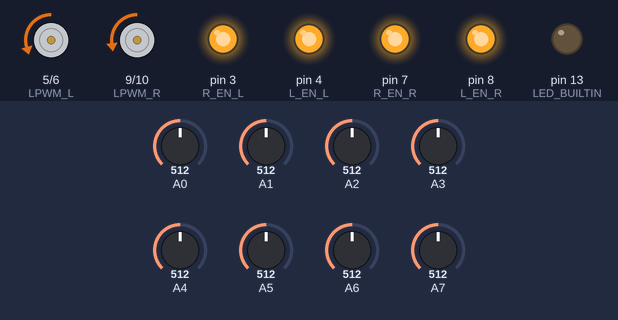
The sketch below on a simulated Arduino Nano, built with avr-gcc and run on an emulated ATmega328P. On the bench: motor-driver pin pairs drawn as motors (green arrow = first pin HIGH = forward, orange = second pin HIGH = backward, longer = more drive), output pins drawn as LEDs (lit = HIGH). The inputs (shaded band) are chosen by the test bench; at power-on: A0 = 512, A5 = 512, A4 = 512, A2 = 512, A6 = 512, A1 = 512, A3 = 512, A7 = 512. What the sketch prints to the serial monitor is not drawn.

Above: at 11.2 s.
11.3 s: A0 set to 716
At 11.6 s:
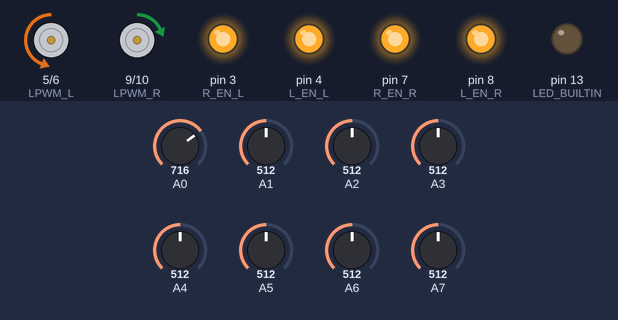
12.8 s: A5 set to 716
At 13.7 s:
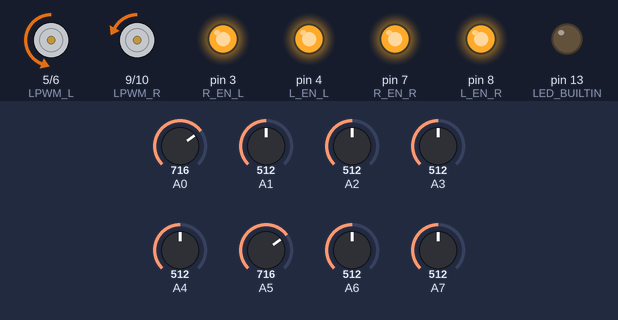
14.3 s: A4 set to 716
At 15.0 s:
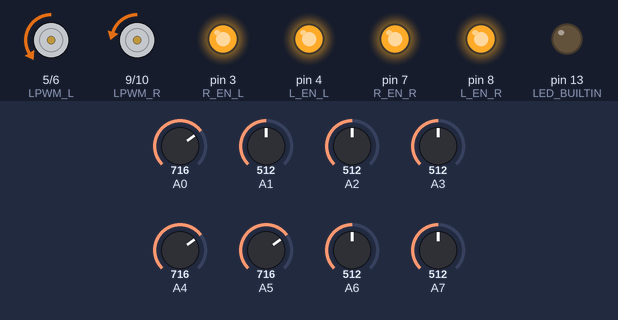
15.8 s: A2 set to 716
At 16.4 s:
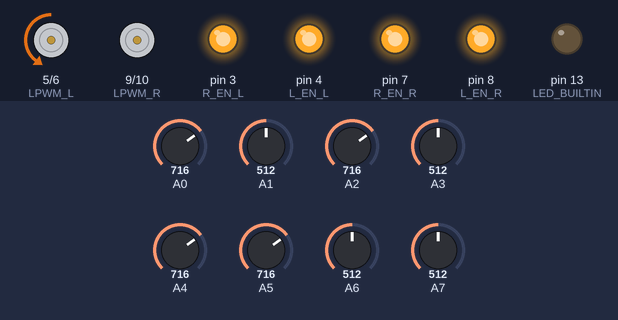
17.3 s: A6 set to 716
At 18.4 s:
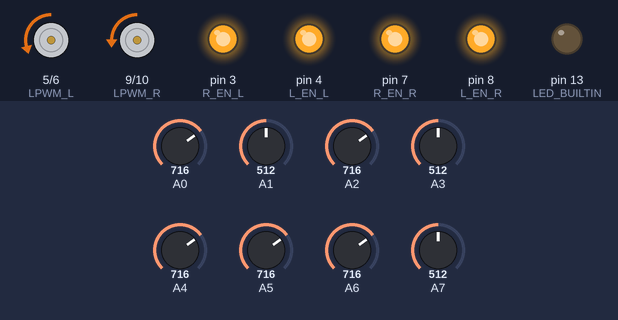
Timing chart, 0 to 20.3 s (numbered marks = the images above; inputs shaded):
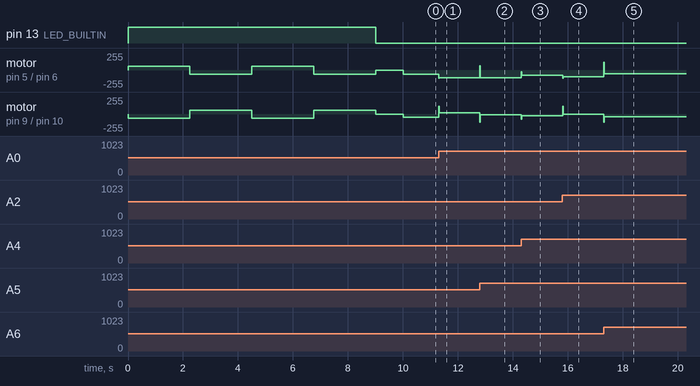

The sketch:

mega_qtr_pid_motor_i2c_slave.ino
```cpp
#include <Wire.h>
#include <QTRSensors.h>

// ---- PID Ayarları ----
float Kp = 0.4;
float Kd = 2.0;
float Ki = 0.0;
int rightMaxSpeed = 120;   // Maksimum hız
int leftMaxSpeed = 120;
int rightBaseSpeed = 50;   // Temel hız
int leftBaseSpeed = 50;

// ---- Motor Pinleri (BTS7960B) ----
// Sağ Motor
#define RPWM_R 10   // Sağ motor ileri PWM
#define LPWM_R 9  // Sağ motor geri PWM
#define R_EN_R 7   // Sağ motor R_EN
#define L_EN_R 8   // Sağ motor L_EN

// Sol Motor
#define RPWM_L 6   // Sol motor ileri PWM
#define LPWM_L 5   // Sol motor geri PWM
#define R_EN_L 3   // Sol motor R_EN
#define L_EN_L 4   // Sol motor L_EN

// ---- QTR Sensör Ayarları ----
QTRSensors qtr;
const uint8_t SensorCount = 8;
uint16_t sensorValues[SensorCount];

int lastError = 0;
float integral = 0;

// I²C'den gelen değerler
volatile int i2cTargetSpeed = 50;
volatile float i2cKp = 0.4;
volatile float i2cKi = 0.0;
volatile float i2cKd = 2.0;
volatile bool newDataReceived = false;

// Son motor hızları (I²C response için)
int lastRightSpeed = 0;
int lastLeftSpeed = 0;

// ---------------- I²C Event Fonksiyonları ----------------
void receiveEvent(int howMany) {
  String incoming = "";
  while (Wire.available()) {
    char c = Wire.read();
    incoming += c;
  }

  // Format: H:100;KP:1.2;KI:0.1;KD:0.2
  if (incoming.length() > 0) {
    parseI2CData(incoming);
    newDataReceived = true;
  }
}

void parseI2CData(String data) {
  int hIndex = data.indexOf("H:");
  int kpIndex = data.indexOf("KP:");
  int kiIndex = data.indexOf("KI:");
  int kdIndex = data.indexOf("KD:");

  if (hIndex >= 0) {
    int end = data.indexOf(';', hIndex);
    if (end == -1) end = data.length();
    i2cTargetSpeed = data.substring(hIndex + 2, end).toInt();
    i2cTargetSpeed = constrain(i2cTargetSpeed, 0, 255);
  }

  if (kpIndex >= 0) {
    int end = data.indexOf(';', kpIndex);
    if (end == -1) end = data.length();
    i2cKp = data.substring(kpIndex + 3, end).toFloat();
  }

  if (kiIndex >= 0) {
    int end = data.indexOf(';', kiIndex);
    if (end == -1) end = data.length();
    i2cKi = data.substring(kiIndex + 3, end).toFloat();
  }

  if (kdIndex >= 0) {
    int end = data.indexOf(';', kdIndex);
    if (end == -1) end = data.length();
    i2cKd = data.substring(kdIndex + 3, end).toFloat();
  }
}

void requestEvent() {
  // QTR sensör pozisyonu ve motor hızlarını gönder
  uint16_t position = qtr.readLineBlack(sensorValues);
  String response = "Q:" + String(position) + ";MR:" + String(lastRightSpeed) + ";ML:" + String(lastLeftSpeed);
  Wire.write(response.c_str());
}

// ---------------- Setup ----------------
void setup() {
  Serial.begin(9600);
  Serial.println("QTR Line Follower Starting...");

  // QTR sensör kurulumu
  qtr.setTypeAnalog();
  qtr.setSensorPins((const uint8_t[]){A0, A1, A2, A3, A4, A5, A6, A7}, SensorCount);

  // Motor pinleri kurulumu
  pinMode(RPWM_R, OUTPUT);
  pinMode(LPWM_R, OUTPUT);
  pinMode(R_EN_R, OUTPUT);
  pinMode(L_EN_R, OUTPUT);

  pinMode(RPWM_L, OUTPUT);
  pinMode(LPWM_L, OUTPUT);
  pinMode(R_EN_L, OUTPUT);
  pinMode(L_EN_L, OUTPUT);

  enableMotors();
  stopMotors();

  pinMode(LED_BUILTIN, OUTPUT);
  digitalWrite(LED_BUILTIN, HIGH);

  Serial.println("Calibrating sensors...");

  // Kalibrasyon - sağa sola dönerek
  for (int i = 0; i < 200; i++) {
    if (i < 50) {
      // İlk 50 döngü sağa dön
      setMotorSpeeds(60, -60);
    } else if (i < 100) {
      // Sonraki 50 döngü sola dön
      setMotorSpeeds(-60, 60);
    } else if (i < 150) {
      // Tekrar sağa
      setMotorSpeeds(60, -60);
    } else {
      // Son olarak sola
      setMotorSpeeds(-60, 60);
    }

    qtr.calibrate();
    delay(20);
  }

  stopMotors();
  digitalWrite(LED_BUILTIN, LOW);
  Serial.println("Calibration complete!");

  delay(1000);

  // I²C başlatma
  Wire.begin(8);  // Slave adresi 8
  Wire.onReceive(receiveEvent);
  Wire.onRequest(requestEvent);

  Serial.println("I2C initialized. Ready to start!");
}

// ---------------- Ana Loop ----------------
void loop() {
  // QTR sensörleri oku
  uint16_t position = qtr.readLineBlack(sensorValues);

  // Hata hesapla (0-7000 aralığında, 3500 merkez)
  int error = position - 3500;

  // PID hesaplama
  integral += error;
  integral = constrain(integral, -5000, 5000); // Integral windup önleme

  int derivative = error - lastError;

  float motorSpeed = i2cKp * error + i2cKi * integral + i2cKd * derivative;

  lastError = error;

  // Motor hızlarını hesapla
  int rightMotorSpeed = i2cTargetSpeed + motorSpeed;
  int leftMotorSpeed = i2cTargetSpeed - motorSpeed;

  // Hız limitlerini uygula
  rightMotorSpeed = constrain(rightMotorSpeed, -rightMaxSpeed, rightMaxSpeed);
  leftMotorSpeed = constrain(leftMotorSpeed, -leftMaxSpeed, leftMaxSpeed);

  // Motorları çalıştır
  setMotorSpeeds(rightMotorSpeed, leftMotorSpeed);

  // Son hızları kaydet (I²C için)
  lastRightSpeed = rightMotorSpeed;
  lastLeftSpeed = leftMotorSpeed;

  // Debug çıktısı (opsiyonel)
  if (newDataReceived) {
    Serial.print("New I2C data - Speed: ");
    Serial.print(i2cTargetSpeed);
    Serial.print(", Kp: ");
    Serial.print(i2cKp);
    Serial.print(", Ki: ");
    Serial.print(i2cKi);
    Serial.print(", Kd: ");
    Serial.println(i2cKd);
    newDataReceived = false;
  }

  delay(10); // Kısa bekleme
}

// ---------------- Motor Fonksiyonları ----------------
void enableMotors() {
  digitalWrite(R_EN_R, HIGH);
  digitalWrite(L_EN_R, HIGH);
  digitalWrite(R_EN_L, HIGH);
  digitalWrite(L_EN_L, HIGH);
}

void stopMotors() {
  analogWrite(RPWM_R, 0);
  analogWrite(LPWM_R, 0);
  analogWrite(RPWM_L, 0);
  analogWrite(LPWM_L, 0);
}

void setMotorSpeeds(int rightSpeed, int leftSpeed) {
  // Sağ motor kontrolü
  if (rightSpeed >= 0) {
    analogWrite(RPWM_R, rightSpeed);
    analogWrite(LPWM_R, 0);
  } else {
    analogWrite(RPWM_R, 0);
    analogWrite(LPWM_R, -rightSpeed);
  }

  // Sol motor kontrolü
  if (leftSpeed >= 0) {
    analogWrite(RPWM_L, leftSpeed);
    analogWrite(LPWM_L, 0);
  } else {
    analogWrite(RPWM_L, 0);
    analogWrite(LPWM_L, -leftSpeed);
  }
}
```

Measured:
- after the input at 11.3 s, motor on pin 5 (LPWM_L) / pin 6 (RPWM_L): backward 60/255 → backward 116/255 at once; motor on pin 9 (LPWM_R) / pin 10 (RPWM_R): backward 50/255 → forward 16/255 at once
- after the input at 12.8 s, motor on pin 5 (LPWM_L) / pin 6 (RPWM_L): backward 116/255 → forward 63/255 at once, → backward 116/255 0.01 s later; motor on pin 9 (LPWM_R) / pin 10 (RPWM_R): forward 16/255 → backward 13/255 at once
- after the input at 14.3 s, motor on pin 5 (LPWM_L) / pin 6 (RPWM_L): backward 116/255 → backward 76/255 at once; motor on pin 9 (LPWM_R) / pin 10 (RPWM_R): backward 13/255 → backward 24/255 at once
- after the input at 15.8 s, motor on pin 5 (LPWM_L) / pin 6 (RPWM_L): backward 76/255 → backward 100/255 at once; motor on pin 9 (LPWM_R) / pin 10 (RPWM_R): backward 24/255 → stopped at once
- after the input at 17.3 s, motor on pin 5 (LPWM_L) / pin 6 (RPWM_L): backward 100/255 → backward 58/255 at once; motor on pin 9 (LPWM_R) / pin 10 (RPWM_R): stopped → backward 42/255 at once
